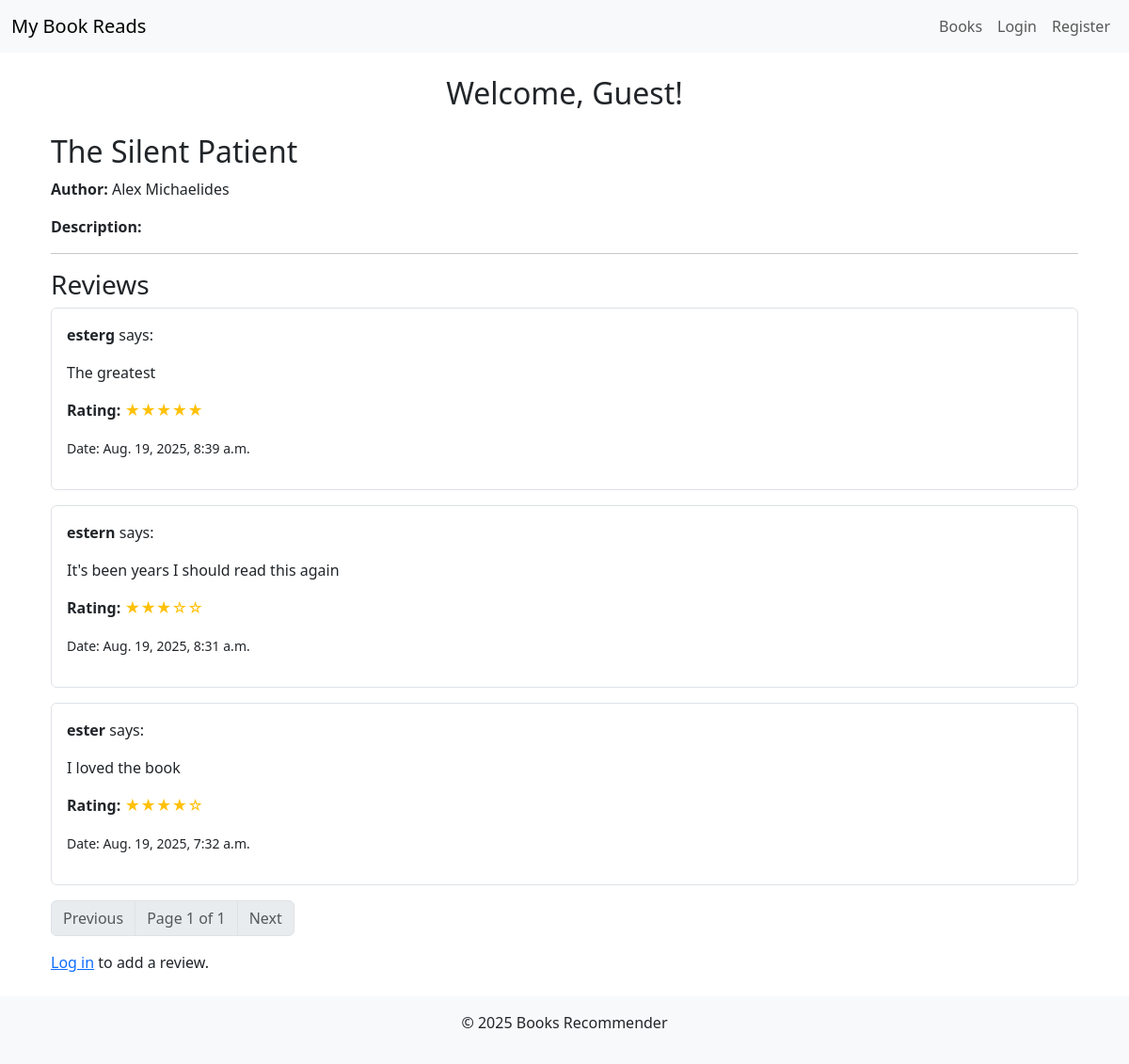
The page /books/2/ on the database its author committed.
### books/models.py (models this page shows, shortened)
class Book(models.Model):
    STATUS_CHOICES = (
        ('reading', 'Currently Reading'),
        ('completed', 'Completed'),
        ('want_to_read', 'Want to Read'),
    )
    user = models.ForeignKey(User, on_delete=models.CASCADE, related_name='books')
    title = models.CharField(max_length=255)
    author = models.CharField(max_length=255)
    isbn = models.CharField(max_length=13, db_index=True, blank=True)
    total_pages = models.PositiveIntegerField(null=True, blank=True)
    current_page = models.PositiveIntegerField(default=0)
    status = models.CharField(
        max_length=20,
        choices=STATUS_CHOICES,
        default='want_to_read'
    )
    date_added = models.DateTimeField(auto_now_add=True)
    last_updated = models.DateTimeField(auto_now=True)
    class Meta:
        ordering = ['-date_added']
        unique_together = ['user', 'title', 'author']
        verbose_name = 'Book'

class Review(models.Model):
    RATING_CHOICES = [
        (1, '★'),
        (2, '★★'),
        (3, '★★★'),
        (4, '★★★★'),
        (5, '★★★★★'),
    ]
    book= models.ForeignKey(Book, on_delete=models.CASCADE, related_name='reviews')
    user = models.ForeignKey(User, on_delete=models.CASCADE, related_name='reviews')
    rating = models.PositiveIntegerField(
        choices=RATING_CHOICES,
        validators=[MinValueValidator(1), MaxValueValidator(5)]
    )
    review = models.TextField(blank=True, null=True)
    created_at= models.DateTimeField(auto_now_add=True)
    updated_at = models.DateTimeField(auto_now=True)
    def stars(self):
        return '★' * self.rating + '☆' * (5 - self.rating)
    class Meta:
        unique_together = ['book', 'user']
        ordering = ['-created_at']

### books/views.py (the view)
# urls.py: path("books/<int:pk>/", BookDetailView.as_view(), name="book_detail"),
class BookDetailView(DetailView):
    model = Book
    template_name = "books/book_detail.html"
    context_object_name = "book"
    def get_context_data(self, **kwargs):
        context = super().get_context_data(**kwargs)
        book = self.get_object()
        reviews_list = book.reviews.all()  # get all reviews for this book
        paginator = Paginator(reviews_list, 5)  # 5 reviews per page
        page_number = self.request.GET.get('page')
        reviews_page = paginator.get_page(page_number)
        context['reviews_page'] = reviews_page
        return context
    def get_object(self, queryset=None):
        book = super().get_object(queryset)
        return book

### books/templates/books/book_detail.html (shortened to what this page needs)
{% extends "books/base.html" %}
{% block content %}
<div class="container mt-4">
    <h2>{{ book.title }}</h2>
    <p><strong>Author:</strong> {{ book.author }}</p>
    <p><strong>Description:</strong> {{ book.description }}</p>
    <hr>
    <h3>Reviews</h3>
    {% for review in reviews_page %}
        <div class="review mb-3 border rounded p-3">
            <p><strong>{{ review.user.username }}</strong> says:</p>
            <p>{{ review.review }}</p>
            <p>
                <strong>Rating:</strong>
                <span class="text-warning">{{ review.stars }}</span>
            </p>
                 <p>
                <small>Date:
                <span class="primary">{{ review.created_at }}</span>
            </p></small>
        </div>
    {% empty %}
        <p>No reviews yet.</p>
    {% endfor %}
<nav aria-label="Review pagination">
    <ul class="pagination">
        {% if reviews_page.has_previous %}
            <li class="page-item">
                <a class="page-link" href="?page={{ reviews_page.previous_page_number }}">Previous</a>
            </li>
        {% else %}
            <li class="page-item disabled"><span class="page-link">Previous</span></li>
        {% endif %}
        <li class="page-item disabled">
            <span class="page-link">Page {{ reviews_page.number }} of {{ reviews_page.paginator.num_pages }}</span>
        </li>
        {% if reviews_page.has_next %}
            <li class="page-item">
                <a class="page-link" href="?page={{ reviews_page.next_page_number }}">Next</a>
            </li>
        {% else %}
            <li class="page-item disabled"><span class="page-link">Next</span></li>
        {% endif %}
    </ul>
</nav>
    {% if user.is_authenticated %}
        <hr>
        <h4>Add a Review</h4>
        <form method="post" action="{% url 'add_review' book.pk %}">
            {% csrf_token %}
            {{ review_form.as_p }}
            <button type="submit" class="btn btn-primary">Add Review</button>
        </form>
    {% else %}
        <p>
            <a href="{% url 'login' %}?next={{ request.path }}">Log in</a> to add a review.
        </p>
    {% endif %}
</div>
{% endblock %}

### rows shown on the page
Book: title "The Silent Patient", author "Alex Michaelides"
Review: user.username "esterg", review "The greatest", stars "★★★★★", created_at "Aug. 19, 2025, 8:39 a.m."
Review: user.username "estern", review "It's been years I should read this again", stars "★★★☆☆", created_at "Aug. 19, 2025, 8:31 a.m."
Review: user.username "ester", review "I loved the book", stars "★★★★☆", created_at "Aug. 19, 2025, 7:32 a.m."

### other values the page prints
{{ reviews_page.number }} "1"
{{ reviews_page.paginator.num_pages }} "1"
{{ year|default:2025 }} "2025"
